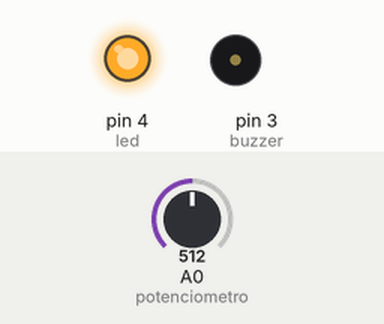
A sketch run on a simulated Arduino Uno, built with avr-gcc and run on an emulated ATmega328P. On the bench: output pins drawn as LEDs (lit = HIGH), buzzer (waves = sounding, pin HIGH). Inputs (shaded band) come from the test bench; at power-on: A0 (potenciometro) = 512.

Above: at 1.2 s.
1.3 s: A0 (potenciometro) set to 521
At 2.5 s:
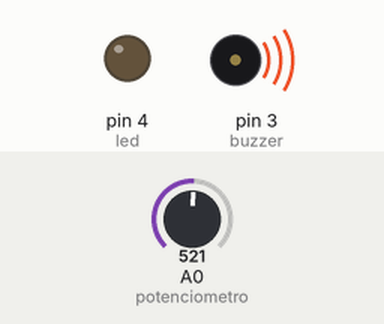
2.8 s: A0 (potenciometro) set to 511
At 3.7 s:
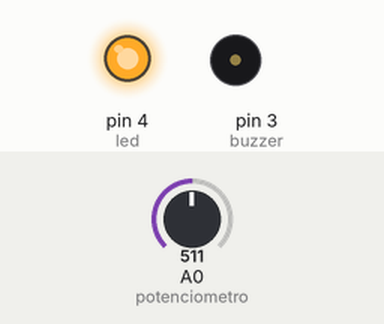
4.3 s: A0 (potenciometro) set to 716
At 4.8 s:
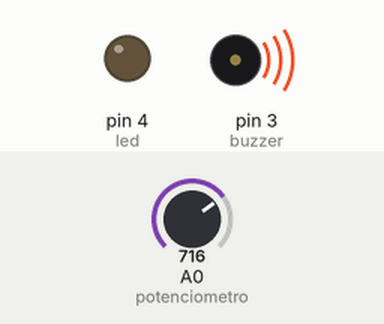
Timing chart, 0 to 7.3 s (numbered marks = the images above; inputs shaded):
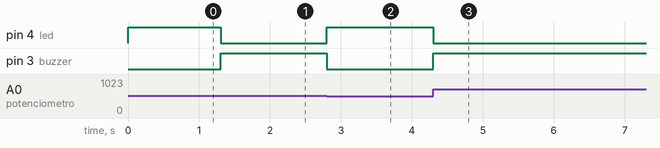

The sketch:

Potenciometro.ino
```cpp
int potenciometro = A0;
int buzzer = 3;
float valor_lido = 0;
int led = 4;

void setup() {
  // put your setup code here, to run once:
  pinMode(potenciometro, INPUT);
  pinMode(buzzer, OUTPUT);
  pinMode(led, OUTPUT);
  Serial.begin(9600);

}

void loop() {
  // put your main code here, to run repeatedly:
  valor_lido = map(analogRead(potenciometro), 0, 1023, 0, 255);

 /* Meu codigo Anterior sem Chat GTP
  analogWrite(led, valor_lido);

  analogWrite(buzzer, valor_lido);*/

  // Codigo depois do Chat GTP
  if (valor_lido < 128) {
    analogWrite(led, 255);
    analogWrite(buzzer, 0);
  } else {
    analogWrite(led, 0);
    analogWrite(buzzer, 255);
  }

  delay(10);


}
```

Measured:
- the behaviour switches between 513 and 514 on A0 (potenciometro) (found by bisection; images 0 and 1)
- after the input at 1.3 s, pin 4 (led): HIGH → LOW at once; pin 3 (buzzer): LOW → HIGH at once
- after the input at 2.8 s, pin 4 (led): LOW → HIGH at once; pin 3 (buzzer): HIGH → LOW at once
- after the input at 4.3 s, pin 4 (led): HIGH → LOW at once; pin 3 (buzzer): LOW → HIGH at once
